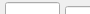
<?xml version='1.0' encoding='UTF-8'?> 
<ui version='4.0'>
 <class>Dialog</class>
 <widget class='QDialog' name='Dialog'>
      <property name='geometry'>
        <rect>
         <x>0</x>
         <y>0</y>
         <width>90</width>
         <height>14</height>
        </rect>
      </property>
  <property name='dl_uv'>
   <string>Dialog</string>
  </property>
    <widget class='QLineEdit' name='E_U'>
      <property name='geometry'>
        <rect>
         <x>5</x>
         <y>2</y>
         <width>55</width>
         <height>27</height>
        </rect>
      </property>
      </widget>
    <widget class='QLineEdit' name='E_V'>
      <property name='geometry'>
        <rect>
         <x>117</x>
         <y>2</y>
         <width>70</width>
         <height>27</height>
        </rect>
      </property>
      </widget>
      <widget class='QSpinBox' name='IDC_SPIN1'>
      <property name='geometry'>
        <rect>
         <x>65</x>
         <y>5</y>
         <width>42</width>
         <height>27</height>
        </rect>
      </property>
      </widget>
      <widget class='QSpinBox' name='IDC_SPIN2'>
      <property name='geometry'>
        <rect>
         <x>192</x>
         <y>2</y>
         <width>30</width>
         <height>30</height>
        </rect>
      </property>
      </widget>
      </widget>
   <resources/>
 <connections/>
</ui> 
